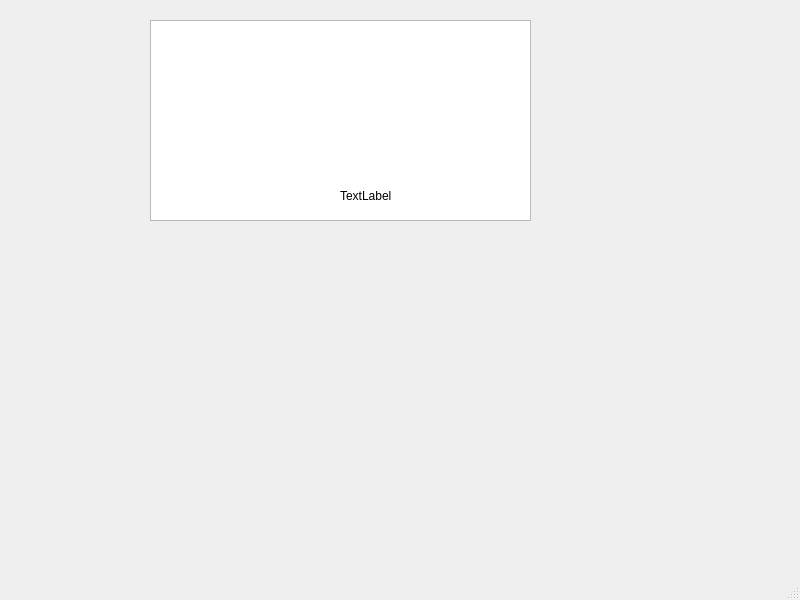
<?xml version="1.0" encoding="UTF-8"?>
<ui version="4.0">
 <class>MainWindow</class>
 <widget class="QMainWindow" name="MainWindow">
  <property name="geometry">
   <rect>
    <x>0</x>
    <y>0</y>
    <width>800</width>
    <height>600</height>
   </rect>
  </property>
  <property name="windowTitle">
   <string>MainWindow</string>
  </property>
  <widget class="QWidget" name="centralwidget">
   <widget class="QListWidget" name="listWidget">
    <property name="geometry">
     <rect>
      <x>150</x>
      <y>20</y>
      <width>381</width>
      <height>201</height>
     </rect>
    </property>
   </widget>
   <widget class="QLabel" name="labelColor">
    <property name="geometry">
     <rect>
      <x>340</x>
      <y>180</y>
      <width>181</width>
      <height>31</height>
     </rect>
    </property>
    <property name="text">
     <string>TextLabel</string>
    </property>
   </widget>
  </widget>
  <widget class="QMenuBar" name="menubar">
   <property name="geometry">
    <rect>
     <x>0</x>
     <y>0</y>
     <width>800</width>
     <height>17</height>
    </rect>
   </property>
  </widget>
  <widget class="QStatusBar" name="statusbar"/>
 </widget>
 <resources/>
 <connections/>
</ui>
